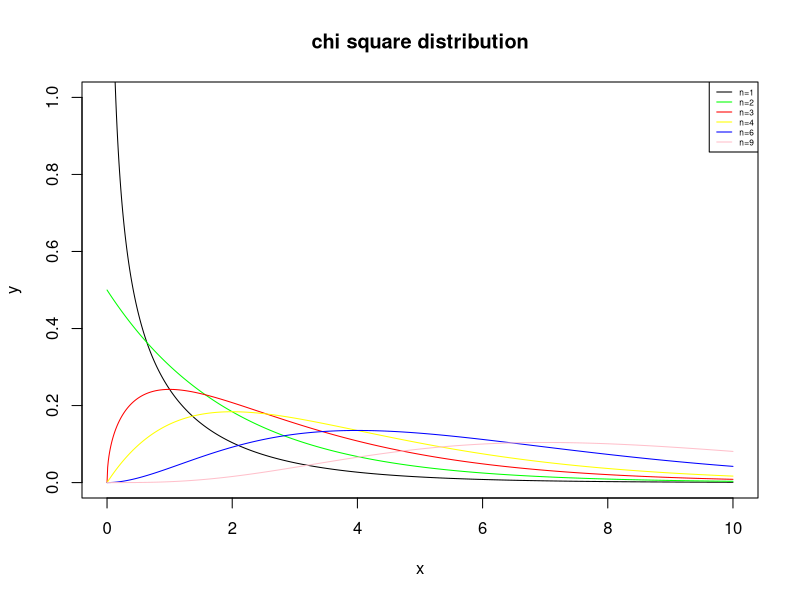
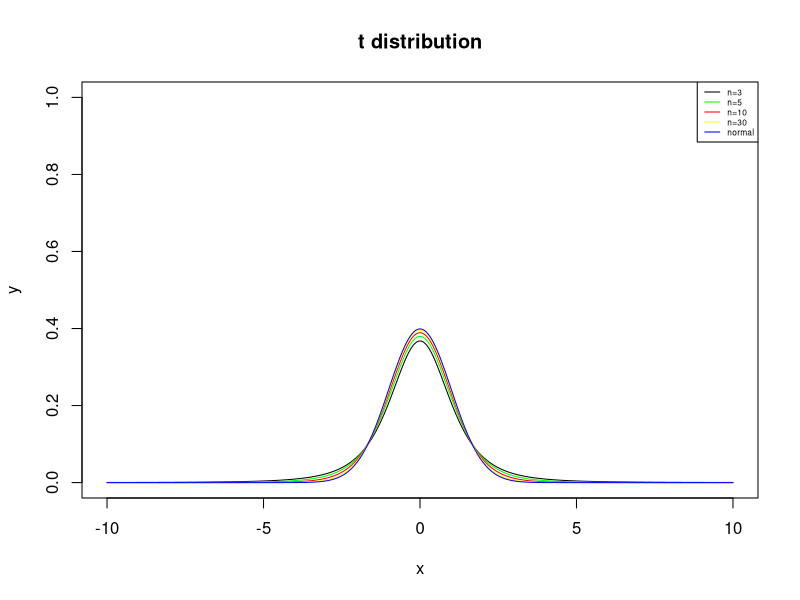

These charts were generated, in order, by the following R code:
#chi-squared distribution 
x <- seq(from=0, to=10, by=0.01)
plot(x, dchisq(x,1), type='l', main="chi square distribution", xlab="x", 
     ylab = "y", ylim=c(0,1))
lines(x, dchisq(x,2), type="l", col="green")
lines(x, dchisq(x,3), type="l", col="red")
lines(x, dchisq(x,4), type="l", col="yellow")
lines(x, dchisq(x,6), type="l", col="blue")
lines(x, dchisq(x,9), type="l", col="pink")

color <- c("black","green","red","yellow","blue","pink")
df <- c("n=1","n=2","n=3","n=4","n=6","n=9")

legend("topright", legend=df, col=color, lty=1, cex=0.5)


#t distribution
x <- seq(from=-10, to=10, by=0.01)
plot(x, dt(x,3), type='l', main="t distribution", xlab="x", 
     ylab = "y", ylim=c(0,1))

lines(x, dt(x,5), type="l", col="green")
lines(x, dt(x,10), type="l", col="red")
lines(x, dt(x,30), type="l", col="yellow")
lines(x, dnorm(x), type="l", col="blue")


color <- c("black","green","red","yellow","blue")
df <- c("n=3","n=5","n=10","n=30","normal")

legend("topright", legend=df, col=color, lty=1, cex=0.5)
